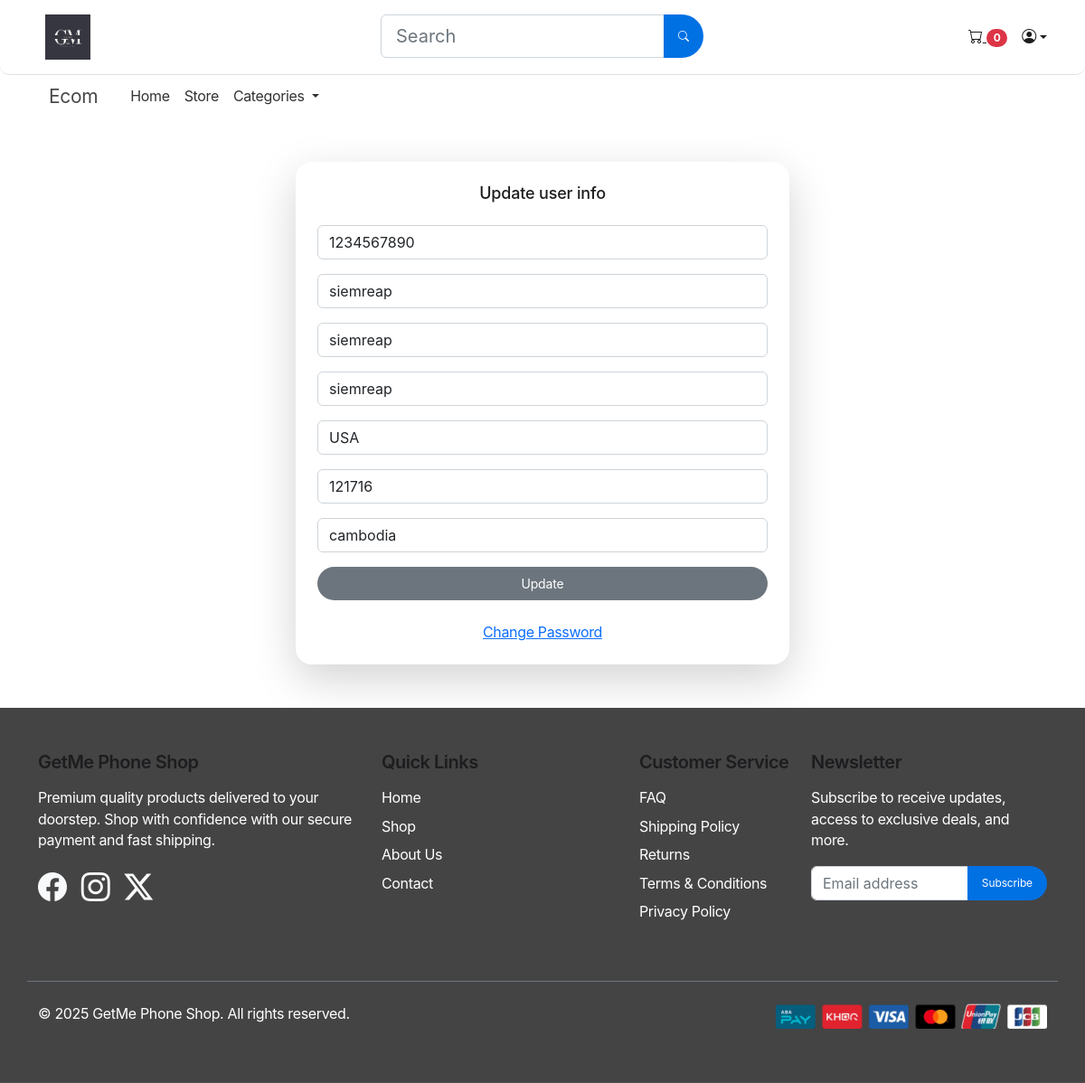
The page /update_info/ (signed in) on the database its author committed.
### store/models.py (models this page shows, shortened)
class Profile(models.Model):
	user = models.OneToOneField(User, on_delete=models.CASCADE)
	date_modified = models.DateTimeField(User, auto_now=True)
	phone = models.CharField(max_length=20, blank=True)
	address1 = models.CharField(max_length=200, blank=True)
	address2 = models.CharField(max_length=200, blank=True)
	city = models.CharField(max_length=200, blank=True)
	state = models.CharField(max_length=200, blank=True)
	zipcode = models.CharField(max_length=200, blank=True)
	country = models.CharField(max_length=200, blank=True)
	old_cart = models.CharField(max_length=200, blank=True, null=True)

### store/views.py (the view)
# urls.py: path('update_info/', views.update_info, name="update_info"),
def update_info(request):
    if request.user.is_authenticated:
        current_user = Profile.objects.get(user__id=request.user.id)
        form = UserInfoForm(request.POST or None , instance=current_user)
        if form.is_valid():
            form.save()
            messages.success(request, 'User updated')
            return redirect('store')
        return render(request, 'store/update_info.html',{'form': form})
    else:
        messages.error(request, 'You need to be logged in to update your profile')
        return redirect('login')

### store/forms.py
class UserInfoForm(forms.ModelForm):
	phone = forms.CharField(label="", widget=forms.TextInput(attrs={'class':'form-control', 'placeholder':'Phone'}), required=False)
	address1 = forms.CharField(label="", widget=forms.TextInput(attrs={'class':'form-control', 'placeholder':'Address 1'}), required=False)
	address2 = forms.CharField(label="", widget=forms.TextInput(attrs={'class':'form-control', 'placeholder':'Address 2'}), required=False)
	city = forms.CharField(label="", widget=forms.TextInput(attrs={'class':'form-control', 'placeholder':'City'}), required=False)
	state = forms.CharField(label="", widget=forms.TextInput(attrs={'class':'form-control', 'placeholder':'State'}), required=False)
	zipcode = forms.CharField(label="", widget=forms.TextInput(attrs={'class':'form-control', 'placeholder':'Zipcode'}), required=False)
	country = forms.CharField(label="", widget=forms.TextInput(attrs={'class':'form-control', 'placeholder':'Country'}), required=False)
	class Meta:
		model = Profile
		fields = ('phone', 'address1', 'address2', 'city', 'state', 'zipcode', 'country', )

### cart/cart.py (called while the page is built)
    def __len__(self):
        return sum(item['quantity'] for item in self.cart.values())

### cart/context_processors.py (called while the page is built)
def cart(request):
    return {'cart': Cart(request)}

### store/templates/store/update_info.html (shortened to what this page needs)
{% extends 'store/main.html' %} {% block content %}
<div class="container my-5">
  <div class="row justify-content-center">
    <div class="col-md-6">
      <div class="card shadow-lg">
        <div class="card-body p-4">
          <h4 class="card-title mb-4 text-center">Update user info</h4>
          <form method="POST" action="{% url 'update_info' %}">
            {% csrf_token %} {{ form.as_p }}
            <div class="d-grid">
              <button type="submit" class="btn btn-secondary">Update</button>
            </div>
          </form>
        </div>
        <div class="card-footer text-center">
          <p class="mb-0">
            <a href="{%url 'update_password'%}">Change Password</a>
          </p>
        </div>
      </div>
    </div>
  </div>
</div>
{% endblock %}

### static/css/main.css (style rules this page uses)
:root { --primary-color: #0071e3; --secondary-color: #86868b; --danger-color: #ff3b30; --success-color: #2ac46a; --light-bg: #f5f5f7; --dark-bg: #1d1d1f; --border-light: #d2d2d7; --text-primary: #1d1d1f; --text-secondary: #86868b; --shadow-sm: 0 2px 10px rgba(0, 0, 0, 0.05); --shadow-md: 0 4px 16px rgba(0, 0, 0, 0.08); --radius-sm: 8px; --radius-md: 12px; --radius-lg: 18px; }
body { font-family: -apple-system, BlinkMacSystemFont, "SF Pro Text", "SF Pro Icons", "Helvetica Neue", Helvetica, Arial, sans-serif; background-color: var(--light-bg); color: var(--text-primary); -webkit-font-smoothing: antialiased; -moz-osx-font-smoothing: grayscale; line-height: 1.47059; letter-spacing: -0.022em; overflow-x: hidden; }
h1, h2, h3, h4, h5, h6 { color: var(--text-primary); font-weight: 600; letter-spacing: -0.025em; }
.card, .product-card { border: none; border-radius: 18px; overflow: hidden; transition: all 0.5s cubic-bezier(0.28, 0.11, 0.32, 1); position: relative; background-color: white; box-shadow: 0 1px 3px rgba(0, 0, 0, 0.04); }
.card-body { padding: 24px; }
.card-title { font-size: 18px; font-weight: 500; color: var(--text-primary); margin-bottom: 0.5rem; letter-spacing: -0.01em; }
.card-footer { background-color: transparent; padding: 0 24px 24px; border-top: none; }
.btn { border-radius: 980px; padding: 8px 16px; font-weight: 400; font-size: 14px; transition: all 0.3s cubic-bezier(0.28, 0.11, 0.32, 1); border: none; text-align: center; cursor: pointer; letter-spacing: -0.01em; }

### store/templates/store/main.html (style rules this page uses)
body { background-color: white; }

### rows shown on the page
Profile: phone "1234567890", address1 "siemreap", address2 "siemreap", city "siemreap", state "USA", zipcode "121716", country "cambodia"

### other values the page prints
{{ cart|length }} "0"
